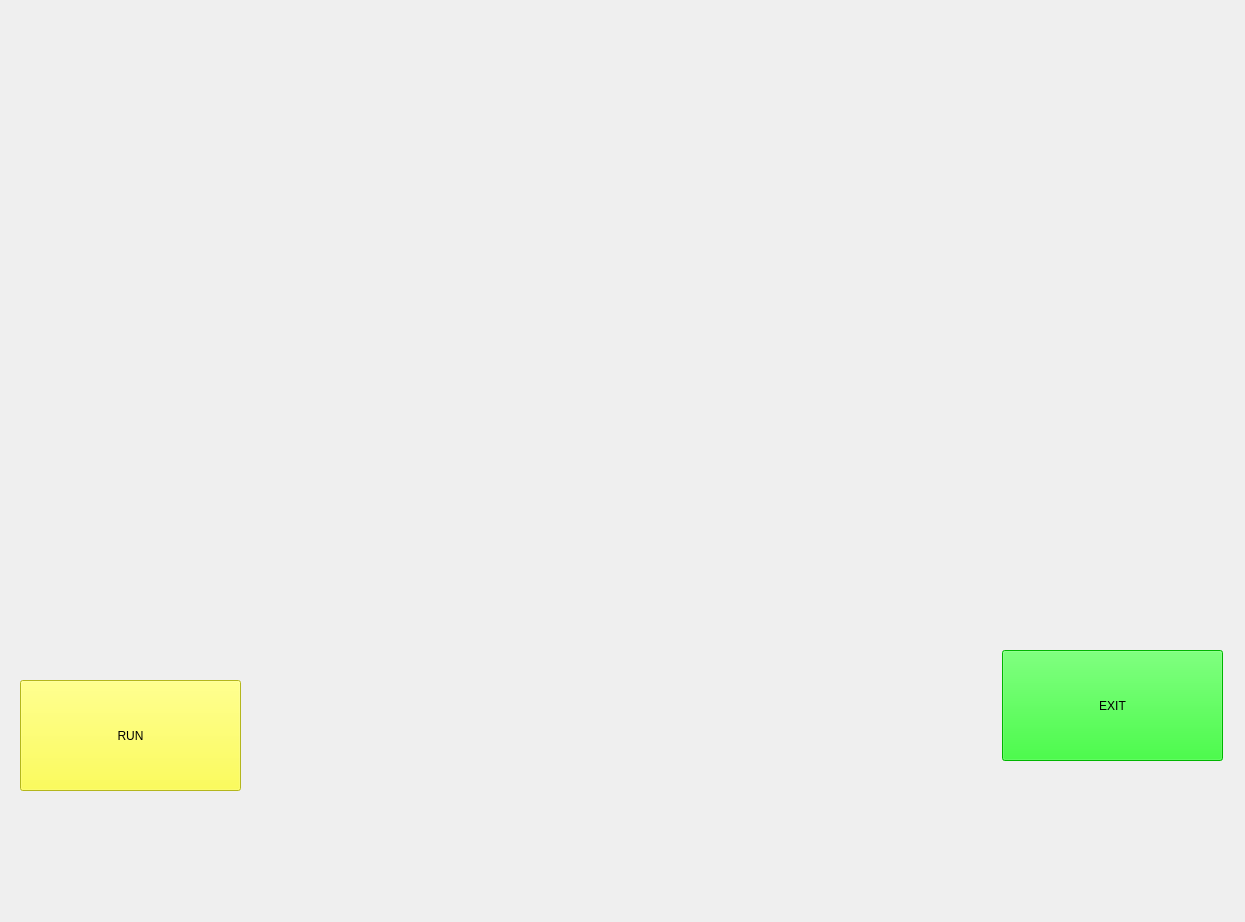
<?xml version="1.0" encoding="UTF-8"?>
<ui version="4.0">
 <class>Form</class>
 <widget class="QWidget" name="Form">
  <property name="geometry">
   <rect>
    <x>0</x>
    <y>0</y>
    <width>1245</width>
    <height>922</height>
   </rect>
  </property>
  <property name="windowTitle">
   <string>Form</string>
  </property>
  <widget class="QLabel" name="main">
   <property name="geometry">
    <rect>
     <x>0</x>
     <y>0</y>
     <width>1241</width>
     <height>911</height>
    </rect>
   </property>
   <property name="text">
    <string/>
   </property>
   <property name="pixmap">
    <pixmap>images/main1.gif</pixmap>
   </property>
   <property name="scaledContents">
    <bool>true</bool>
   </property>
  </widget>
  <widget class="QLabel" name="init">
   <property name="geometry">
    <rect>
     <x>170</x>
     <y>10</y>
     <width>891</width>
     <height>251</height>
    </rect>
   </property>
   <property name="text">
    <string/>
   </property>
   <property name="pixmap">
    <pixmap>images/init.jpg</pixmap>
   </property>
   <property name="scaledContents">
    <bool>true</bool>
   </property>
  </widget>
  <widget class="QLabel" name="heart">
   <property name="geometry">
    <rect>
     <x>280</x>
     <y>650</y>
     <width>681</width>
     <height>141</height>
    </rect>
   </property>
   <property name="text">
    <string/>
   </property>
   <property name="pixmap">
    <pixmap>images/heart.gif</pixmap>
   </property>
   <property name="scaledContents">
    <bool>true</bool>
   </property>
  </widget>
  <widget class="QPushButton" name="run">
   <property name="geometry">
    <rect>
     <x>20</x>
     <y>680</y>
     <width>221</width>
     <height>111</height>
    </rect>
   </property>
   <property name="styleSheet">
    <string notr="true">background-color: rgb(252, 255, 39);
border-color:solid  rgb(255, 90, 25);
font: 75 22pt &quot;MS Shell Dlg 2&quot;;</string>
   </property>
   <property name="text">
    <string>RUN</string>
   </property>
  </widget>
  <widget class="QPushButton" name="exit">
   <property name="geometry">
    <rect>
     <x>1002</x>
     <y>650</y>
     <width>221</width>
     <height>111</height>
    </rect>
   </property>
   <property name="styleSheet">
    <string notr="true">background-color: rgb(0, 255, 0);
font: 75 24pt &quot;MS Shell Dlg 2&quot;;</string>
   </property>
   <property name="text">
    <string>EXIT</string>
   </property>
  </widget>
 </widget>
 <resources/>
 <connections/>
</ui>
